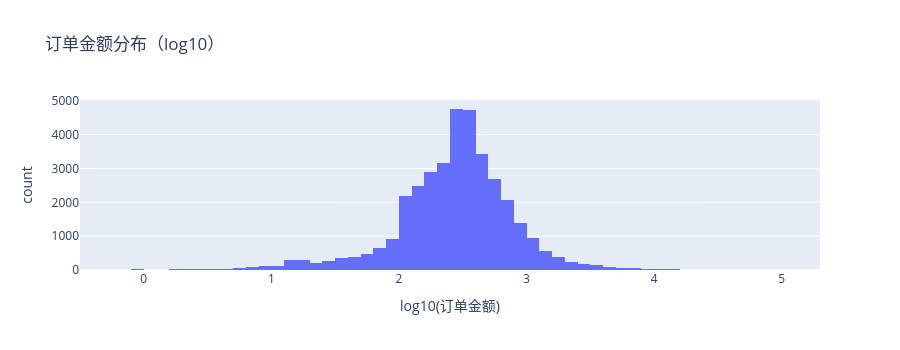

Notebook code for this chart:
### Markdown cell above
## 5. 订单金额分布 — 单均与客单

### Code cell
order_totals = df[~df['is_return']].groupby('invoice')['amount'].sum()
print(f'单均订单金额:   £{order_totals.mean():.2f}  (中位 £{order_totals.median():.2f})')
print(f'单均件数:       {df[~df["is_return"]].groupby("invoice")["quantity"].sum().mean():.1f} 件')
cust_totals = df[~df['is_return']].groupby('customer_id')['amount'].sum()
print(f'客户 LTV 中位:  £{cust_totals.median():.0f}')
print(f'客户 LTV TOP1%: £{cust_totals.quantile(0.99):.0f}  (vs 均值 £{cust_totals.mean():.0f})')
fig = px.histogram(np.log10(order_totals[order_totals > 0]), nbins=60,
                   title='订单金额分布（log10）', labels={'value': 'log10(订单金额)'})
fig.update_layout(height=350, showlegend=False)
fig.show()

### Figure 1 — Plotly figure (JSON) as saved in the notebook; plotly's stock layout.template omitted (floating-point values rounded to 4 significant figures; data arrays with more than 128 entries replaced by an {"elided": "..."} marker saying what was removed)
{"data": [{"bingroup": "x", "hovertemplate": "variable=amount<br>log10(订单金额)=%{x}<br>count=%{y}<extra></extra>", "legendgroup": "amount", "marker": {"color": "#636efa", "pattern": {"shape": ""}}, "name": "amount", "nbinsx": 60, "orientation": "v", "showlegend": true, "type": "histogram", "x": {"elided": "36969 float values"}, "xaxis": "x", "yaxis": "y"}], "layout": {"barmode": "relative", "height": 350, "legend": {"title": {"text": "variable"}, "tracegroupgap": 0}, "showlegend": false, "title": {"text": "订单金额分布（log10）"}, "xaxis": {"anchor": "y", "domain": [0.0, 1.0], "title": {"text": "log10(订单金额)"}}, "yaxis": {"anchor": "x", "domain": [0.0, 1.0], "title": {"text": "count"}}}}
